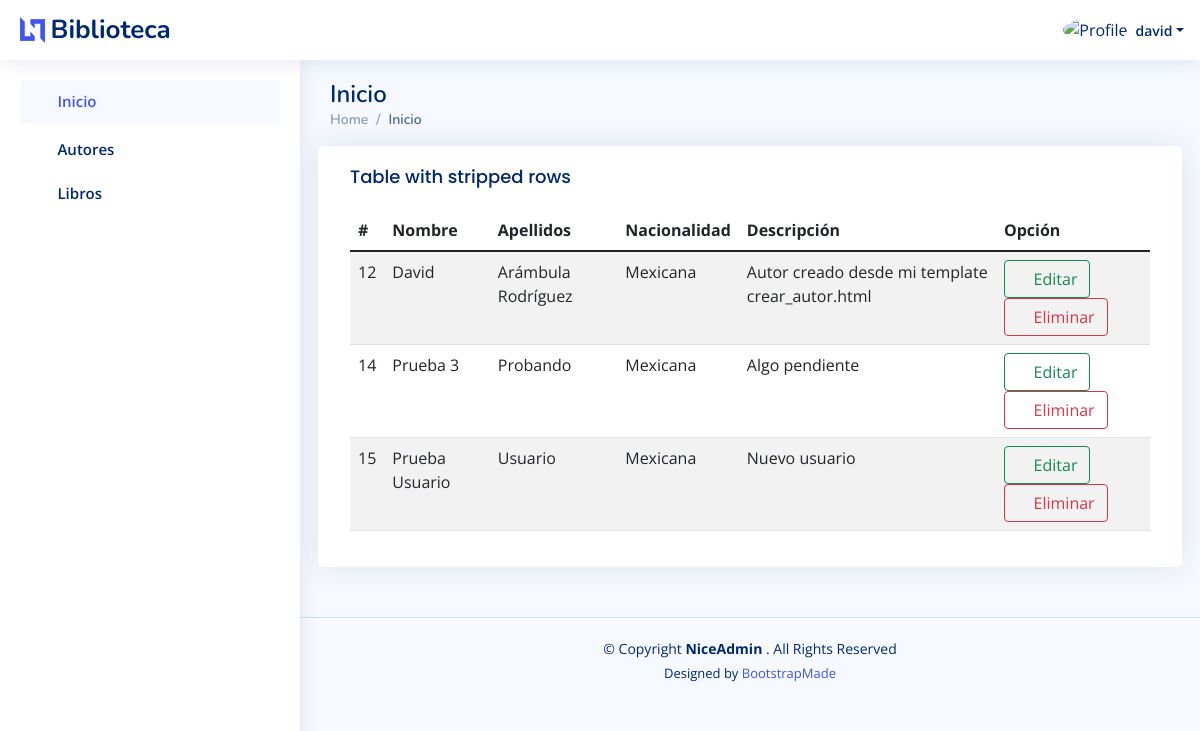
The app's page /libro/listar_autor/ (signed in), older data.
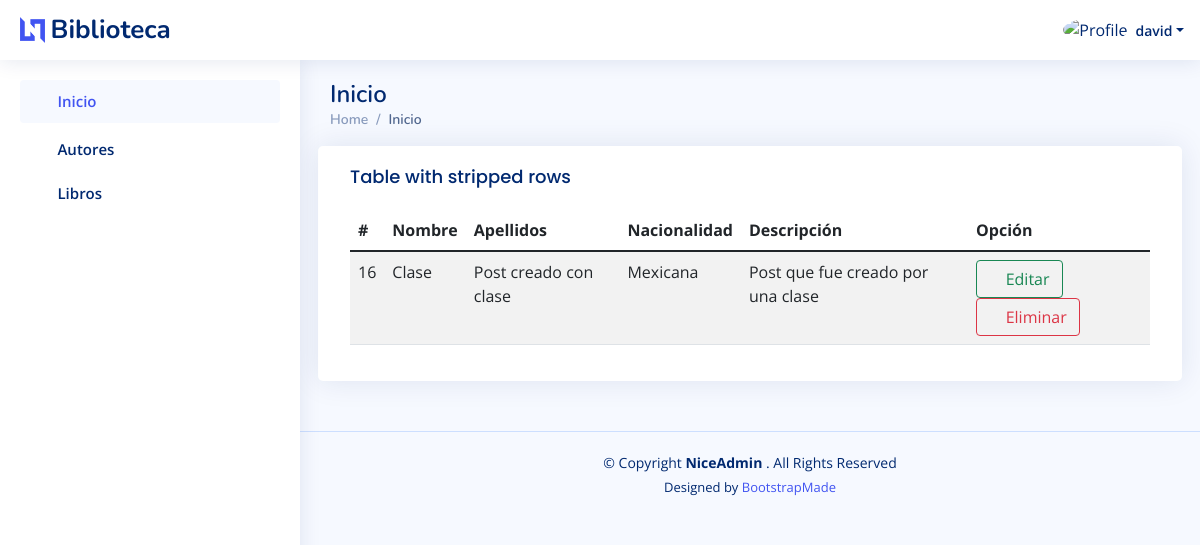
The same page, newer data.
### apps/libro/models.py (models this page shows, shortened)
class Autor(models.Model):
    id = models.AutoField(_("id"), primary_key=True)
    nombre = models.CharField(
        _("Nombre"), max_length=200, blank=False, null=False)
    apellidos = models.CharField(
        _("Apellidos"), max_length=200, blank=False, null=False)
    nacionalidad = models.CharField(
        _("Nacionalidad"), max_length=100, blank=False, null=False)
    descripcion = models.TextField(_("Descripcion"), blank=False, null=False)
    estado = models.BooleanField(_("Estado"), default=True)
    fecha_creacion = models.DateField(
        _("Fecha de creación"), auto_now=True, auto_now_add=False)
    class Meta:
        verbose_name = _("Autor")
        verbose_name_plural = _("Autores")
        ordering = ["nombre"]

### apps/libro/views.py (the view)
# urls.py: path('listar_autor/', AutorListView.as_view(), name='listar_autor'),
class AutorListView(LoginRequiredMixin, ListView):
    model = Autor
    template_name = "libro/autor/listar_autor.html"
    context_object_name = 'autores'
    queryset = Autor.objects.filter(estado=True)

### templates/libro/autor/listar_autor.html (shortened to what this page needs)
{% extends 'index.html' %}
{% load static %}
{% block body %}
    {% if autores %}
        <div class="card">
            <div class="card-body">
                <h5 class="card-title">Table with stripped rows</h5>
                <table class="table table-striped">
                    <thead>
                        <tr>
                            <th scope="col">#</th>
                            <th scope="col">Nombre</th>
                            <th scope="col">Apellidos</th>
                            <th scope="col">Nacionalidad</th>
                            <th scope="col">Descripción</th>
                            <th scope="col">Opción</th>
                        </tr>
                    </thead>
                    <tbody>
                        {% for a in autores %}
                            <tr>
                                <td>
                                    {{a.id}}
                                </td>
                                <td>
                                    {{a.nombre}}
                                </td>
                                <td>
                                    {{a.apellidos}}
                                </td>
                                <td>
                                    {{a.nacionalidad}}
                                </td>
                                <td>
                                    {{a.descripcion}}
                                </td>
                                <td>
                                    <a class="btn btn-outline-success" href="{% url 'libro:editar_autor' a.id %}"><i class="fa-solid fa-pen-to-square"></i> Editar</a>
                                    <a class="btn btn-outline-danger" href="{% url 'libro:eliminar_autor' a.id %}"><i class="fa-solid fa-trash-can"></i> Eliminar</a>
                                </td>
                            </tr>
                        {% endfor %}
                    </tbody>
                </table>
            </div>
        </div>
    {% else %}
        <h1>
            No existen autores registrados
        </h1>
    {% endif %}
{% endblock body %}</td></tr></td></tr></td></tr></td></tr></td> </tr>

### templates/index.html (shortened to what this page needs)
<!DOCTYPE html>
{% load static %}
<html lang="es">
    <head>
        <link href="{% static 'biblioteca/assets/vendor/bootstrap/css/bootstrap.min.css' %}" rel="stylesheet">
        <link href="{% static 'biblioteca/assets/vendor/bootstrap-icons/bootstrap-icons.css' %}" rel="stylesheet">
        <link href="{% static 'biblioteca/assets/vendor/boxicons/css/boxicons.min.css' %}" rel="stylesheet">
        <link href="{% static 'biblioteca/assets/vendor/quill/quill.snow.css' %}" rel="stylesheet">
        <link href="{% static 'biblioteca/assets/vendor/quill/quill.bubble.css' %}" rel="stylesheet">
        <link href="{% static 'biblioteca/assets/vendor/remixicon/remixicon.css' %}" rel="stylesheet">
        <link
        href="{% static 'biblioteca/assets/vendor/simple-datatables/style.css' %}" rel="stylesheet">
        <link
        rel="stylesheet" href="{% static 'lib/fontawesome-6/css/all.min.css' %}">
        <link
        href="{% static 'biblioteca/assets/css/style.css' %}" rel="stylesheet">
    </head>
    <body>
        <header id="header" class="header fixed-top d-flex align-items-center">
            <div class="d-flex align-items-center justify-content-between">
                <a href="{% url 'index' %}" class="logo d-flex align-items-center">
                    <img src="{% static 'biblioteca/assets/img/logo.png' %}" alt="">
                    <span class="d-none d-lg-block">Biblioteca</span>
                </a>
                <i class="bi bi-list toggle-sidebar-btn"></i>
            </div>
            <nav class="header-nav ms-auto">
                <ul class="d-flex align-items-center">
                    <li class="nav-item dropdown pe-3">
                        {% if user.is_authenticated %}
                            <a class="nav-link nav-profile d-flex align-items-center pe-0" href="#" data-bs-toggle="dropdown">
                                <img src="{% static 'biblioteca/assets/img/profile-img.jpg' %}" alt="Profile" class="rounded-circle">
                                <span class="d-none d-md-block dropdown-toggle ps-2">
                                    {{ user.username }}</span>
                            </a>
                        {% else %}
                            <a class="nav-link nav-profile d-flex align-items-center pe-0" href="{% url 'login' %}">
                                <i class="fa-solid fa-right-to-bracket"></i>
                                <span class="d-none d-md-block ps-2">
                                    Login</span>
                            </a>
                        {% endif %}
                    </li>
                </ul>
            </nav>
        </header>
        <aside id="sidebar" class="sidebar">
            <ul class="sidebar-nav" id="sidebar-nav">
                <li class="nav-item">
                    <a class="nav-link " href="index.html">
                        <i class="fa-solid fa-house-chimney"></i>
                        <span>Inicio</span>
                    </a>
                </li>
                <li class="nav-item">
                    <a class="nav-link collapsed" data-bs-target="#components-nav-autor" data-bs-toggle="collapse" href="#">
                        <i class="fa-solid fa-users"></i>
                        <span>Autores</span>
                        <i class="bi bi-chevron-down ms-auto"></i>
                    </a>
                    <a class="nav-link collapsed" data-bs-target="#components-nav-libros" data-bs-toggle="collapse" href="#">
                        <i class="fa-solid fa-book"></i>
                        <span>Libros</span>
                        <i class="bi bi-chevron-down ms-auto"></i>
                    </a>
                </li>
            </ul>
        </aside>
        <main id="main" class="main">
            <div class="pagetitle">
                <h1>Inicio</h1>
                <nav>
                    <ol class="breadcrumb">
                        <li class="breadcrumb-item">
                            <a href="{% url 'index' %}">Home</a>
                        </li>
                        <li class="breadcrumb-item active">Inicio</li>
                    </ol>
                </nav>
            </div>
            <section class="section dashboard">
                <div class="row">
                    {% block body %}{% endblock body %}
                </div>
            </section>
        </main>
        <footer id="footer" class="footer">
            <div class="copyright">
                &copy; Copyright
                <strong>
                    <span>NiceAdmin</span>
                </strong>. All Rights Reserved
            </div>
            <div class="credits">
                Designed by
                    <a href="https://bootstrapmade.com/"> BootstrapMade</a>
            </div>
        </footer>
    </body>
</html>

### static/biblioteca/assets/css/style.css (style rules this page uses)
:root { scroll-behavior: smooth; }
body { font-family: "Open Sans", sans-serif; background: #f6f9ff; color: #444444; }
a { color: #4154f1; text-decoration: none; }
h1, h2, h3, h4, h5, h6 { font-family: "Nunito", sans-serif; }
#main { margin-top: 60px; padding: 20px 30px; transition: all 0.3s; }
.pagetitle { margin-bottom: 10px; }
.pagetitle h1 { font-size: 24px; margin-bottom: 0; font-weight: 600; color: #012970; }
.card { margin-bottom: 30px; border: none; border-radius: 5px; box-shadow: 0px 0 30px rgba(1, 41, 112, 0.1); }
.card-title { padding: 20px 0 15px 0; font-size: 18px; font-weight: 500; color: #012970; font-family: "Poppins", sans-serif; }
.card-body { padding: 0 20px 20px 20px; }
.breadcrumb { font-size: 14px; font-family: "Nunito", sans-serif; color: #899bbd; font-weight: 600; }
.breadcrumb a { color: #899bbd; transition: 0.3s; }
.breadcrumb .breadcrumb-item::before { color: #899bbd; }
.breadcrumb .active { color: #51678f; font-weight: 600; }
.logo { line-height: 1; }
@media (min-width: 1200px) { .logo { width: 280px; } }
.logo img { max-height: 26px; margin-right: 6px; }
.logo span { font-size: 26px; font-weight: 700; color: #012970; font-family: "Nunito", sans-serif; }
.header { transition: all 0.5s; z-index: 997; height: 60px; box-shadow: 0px 2px 20px rgba(1, 41, 112, 0.1); background-color: #fff; padding-left: 20px; }
.header .toggle-sidebar-btn { font-size: 32px; padding-left: 10px; cursor: pointer; color: #012970; }
.header-nav ul { list-style: none; }
.header-nav > ul { margin: 0; padding: 0; }
.header-nav .nav-profile { color: #012970; }
.header-nav .nav-profile img { max-height: 36px; }
.header-nav .nav-profile span { font-size: 14px; font-weight: 600; }
.sidebar { position: fixed; top: 60px; left: 0; bottom: 0; width: 300px; z-index: 996; transition: all 0.3s; padding: 20px; overflow-y: auto; scrollbar-width: thin; scrollbar-color: #aab7cf transparent; box-shadow: 0px 0px 20px rgba(1, 41, 112, 0.1); background-color: #fff; }
@media (min-width: 1200px) { #main, #footer { margin-left: 300px; } }
.sidebar-nav { padding: 0; margin: 0; list-style: none; }
.sidebar-nav li { padding: 0; margin: 0; list-style: none; }
.sidebar-nav .nav-item { margin-bottom: 5px; }
.sidebar-nav .nav-link { display: flex; align-items: center; font-size: 15px; font-weight: 600; color: #4154f1; transition: 0.3; background: #f6f9ff; padding: 10px 15px; border-radius: 4px; }
.sidebar-nav .nav-link i { font-size: 16px; margin-right: 10px; color: #4154f1; }
.sidebar-nav .nav-link.collapsed { color: #012970; background: #fff; }
.sidebar-nav .nav-link.collapsed i { color: #899bbd; }
.sidebar-nav .nav-link .bi-chevron-down { margin-right: 0; transition: transform 0.2s ease-in-out; }
.footer { padding: 20px 0; font-size: 14px; transition: all 0.3s; border-top: 1px solid #cddfff; }
.footer .copyright { text-align: center; color: #012970; }
.footer .credits { padding-top: 5px; text-align: center; font-size: 13px; color: #012970; }

Row changes from the older to the newer data that the page shows:
removed Autor: id "12", nombre "David", apellidos "Arámbula Rodríguez", nacionalidad "Mexicana", descripcion "Autor creado desde mi template crear_autor.html"
no longer on this page (row edited): Autor: id "14", nombre "Prueba 3", apellidos "Probando", nacionalidad "Mexicana", descripcion "Algo pendiente"
removed Autor: id "15", nombre "Prueba Usuario", apellidos "Usuario", nacionalidad "Mexicana", descripcion "Nuevo usuario"
added Autor: id "16", nombre "Clase", apellidos "Post creado con clase", nacionalidad "Mexicana", descripcion "Post que fue creado por una clase"
